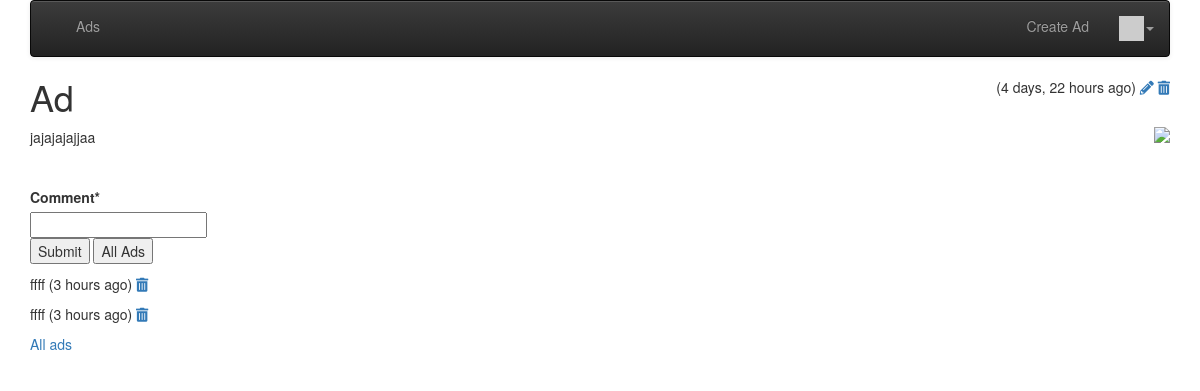
The page /ads/ad/3 (signed in) on the database its author committed.
### ads/models.py (models this page shows, shortened)
class Ad(models.Model) :
    title = models.CharField(
            max_length=200,
            validators=[MinLengthValidator(2, "Title must be greater than 2 characters")]
    )
    price = models.DecimalField(max_digits=7, decimal_places=2, null=True)
    text = models.TextField()
    owner = models.ForeignKey(settings.AUTH_USER_MODEL, on_delete=models.CASCADE)
    picture = models.BinaryField(null=True, editable=True)
    content_type = models.CharField(max_length=256, null=True, help_text='The MIMEType of the file')
    comments = models.ManyToManyField(settings.AUTH_USER_MODEL,
        through='Comment', related_name='comments_owned')
    favorites = models.ManyToManyField(settings.AUTH_USER_MODEL,
        through='Fav', related_name='favorite_ads')
    tags = TaggableManager(blank=True)
    created_at = models.DateTimeField(auto_now_add=True)
    updated_at = models.DateTimeField(auto_now=True)

class Comment(models.Model) :
    text = models.TextField(
        validators=[MinLengthValidator(3, "Comment must be greater than 3 characters")]
    )
    ad = models.ForeignKey(Ad, on_delete=models.CASCADE)
    owner = models.ForeignKey(settings.AUTH_USER_MODEL, on_delete=models.CASCADE)
    created_at = models.DateTimeField(auto_now_add=True)
    updated_at = models.DateTimeField(auto_now=True)

### ads/views.py (the view)
# urls.py: path('ad/<int:pk>', views.AdDetailView.as_view(), name='ad_detail'),
class AdDetailView(OwnerDetailView):
    model = Ad
    template_name = "ads/ad_detail.html"
    def get(self, request, pk) :
        x = Ad.objects.get(id=pk)
        comments = Comment.objects.filter(ad=x).order_by('-updated_at')
        comment_form = CommentForm()
        context = { 'ad' : x, 'comments': comments, 'comment_form': comment_form }
        return render(request, self.template_name, context)

### ads/forms.py
class CommentForm(forms.Form):
    comment = forms.CharField(required=True, max_length=500, min_length=3, strip=True)

### main/context_processors.py (called while the page is built)
def settings(request):
    return {
        'settings': django_settings,
    }

### main/templatetags/app_tags.py (called while the page is built)
@register.filter(name='gravatar')
def gravatar(user, size=35):
    email = str(user.email.strip().lower()).encode('utf-8')
    email_hash = md5(email).hexdigest()
    url = "//www.gravatar.com/avatar/{0}?s={1}&d=identicon&r=PG"
    return url.format(email_hash, size)

### ads/templates/ads/ad_detail.html (shortened to what this page needs)
{% extends "base_menu.html" %}
{% load humanize %}
{% block content %}
<span style="float: right;">
({{ ad.updated_at|naturaltime }})
{% if ad.owner == user %}
<a href="{% url 'ads:ad_update' ad.id %}"><i class="fa fa-pencil"></i></a>
<a href="{% url 'ads:ad_delete' ad.id %}"><i class="fa fa-trash"></i></a>
{% endif %}
</span>
<h1>{{ ad.title }}</h1>
{% if ad.content_type %}
<img style="float:right; max-width:50%;" src="{% url 'ads:ad_picture' ad.id %}"
    onclick="document.getElementById('overlay').style.display = 'block';">
{% endif %}
<p>
{{ ad.text }}
</p>
<p>
{% if user.is_authenticated %}
<br clear="all"/>
<p>
{% load crispy_forms_tags %}
<form method="post" action="{% url 'ads:ad_comment_create' ad.id %}">
    {{ comment_form|crispy }}
<input type="submit" value="Submit">
<input type="submit" value="All Ads" onclick="window.location.href='{% url 'ads:all' %}';return false;">
</form>
</p>
{% endif %}
{% for comment in comments %}
<p> {{ comment.text }}
({{ comment.updated_at|naturaltime }})
{% if user == comment.owner %}
<a href="{% url 'ads:ad_comment_delete' comment.id %}"><i class="fa fa-trash"></i></a>
{% endif %}
</p>
{% endfor %}
</p>
<p>
<a href="{% url 'ads:all' %}">All ads</a>
</p>
{% endblock %}

### rows shown on the page
Ad: updated_at "4 days, 22 hours ago", title "Ad", text "jajajajajjaa"
Comment: text "ffff", updated_at "3 hours ago"
Comment: text "ffff", updated_at "3 hours ago"
